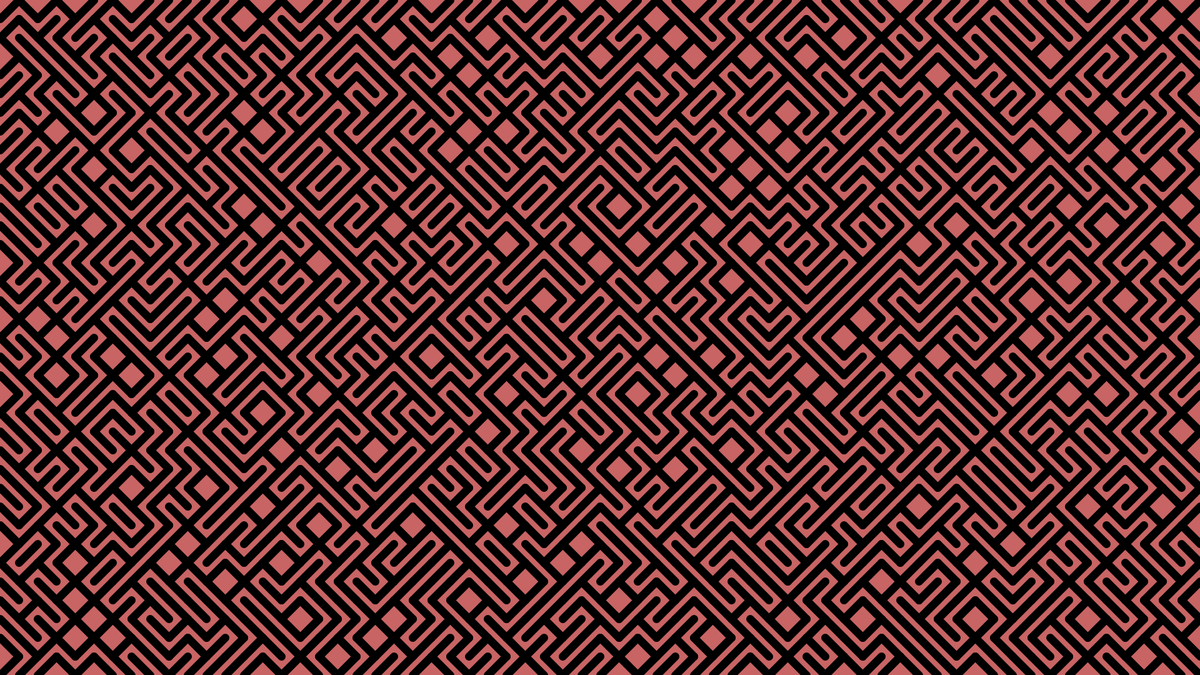
Frame 1 (no input)
Frame 60 (the mouse pressed at the canvas centre just before this capture): identical to frame 1, image omitted
Frame 120 (the mouse held since frame 60 and released just before this capture): identical to frame 1, image omitted

The Processing sketch that drew this single still picture (run headless with seeded random() and noise(); from frame 60 on, the mouse is pressed at the canvas centre):

// Processing sketch: Exercise_7
// ── Exercise_7.pde
PShape[] shapes;
int colWidth=30;
int rowHeight = 30;
int savedTime;
float totalTime = (5000);
void setup() {
  size(1920, 1080);
  savedTime = millis();
  background(200, 100, 100);
  strokeJoin(ROUND);
  stroke(0);
  strokeWeight(random(20));
  shapes = populateArray(colWidth, rowHeight);
  drawGrid(shapes, colWidth, rowHeight);
}
PShape[] populateArray( float colWidth, float rowHeight) {
  PShape[] shapes;
  int numRows =int( height/rowHeight);
  int numCols =int( width/colWidth);
  shapes = new PShape[numRows * numCols];
  PShape block1 = makeBlock( colWidth, rowHeight, true);
  PShape block2 = makeBlock( colWidth, rowHeight, false);
  for ( int i=0; i< numRows* numCols; i++) {
    float rand = random(0, 2);
    if ( rand > 1) { 
      shapes[i]= block1; 
    } else {
      shapes[i]= block2;
    }
  }
  return shapes;
}
PShape makeBlock( float xSize, float ySize, boolean mode ) {
  PShape s2;
  s2=createShape();
  s2.beginShape();
  if ( mode == true) { //arrangement 0
    s2.vertex( 0, 0);
    s2.vertex( xSize, ySize);
  } else {
    s2.vertex( xSize, 0);
    s2.vertex( 0, ySize);
  }
  s2.endShape();
  return s2;
}
void drawGrid(PShape[] shapes, int colWidth, int rowHeight ) {
  int numRows = height/rowHeight;
  int numCols = width/colWidth;
  int xPos=0;
  int yPos = 0;
  int k=0;
  for ( int i=0; i< numRows; i++) { //rows
    for ( int j=0; j< numCols; j++) { //cols
      PShape s =shapes[k] ;
      shape( s, xPos, yPos);
      xPos += colWidth;
      k++;
    }
    xPos=0;
    yPos += rowHeight;
  }
}
void draw() { 
int passedTime = millis() - savedTime;
if (passedTime > totalTime ) {
  background(random(360), random(360),random(360));
  strokeWeight(random(20));
  shapes = populateArray(colWidth, rowHeight);
  drawGrid(shapes, colWidth, rowHeight);
  savedTime = millis();
}
}
void mouseReleased() {
  background(random(360), random(360),random(360));
  strokeWeight(random(20));
  shapes = populateArray(colWidth, rowHeight);
  drawGrid(shapes, colWidth, rowHeight);
  savedTime = millis();
}
